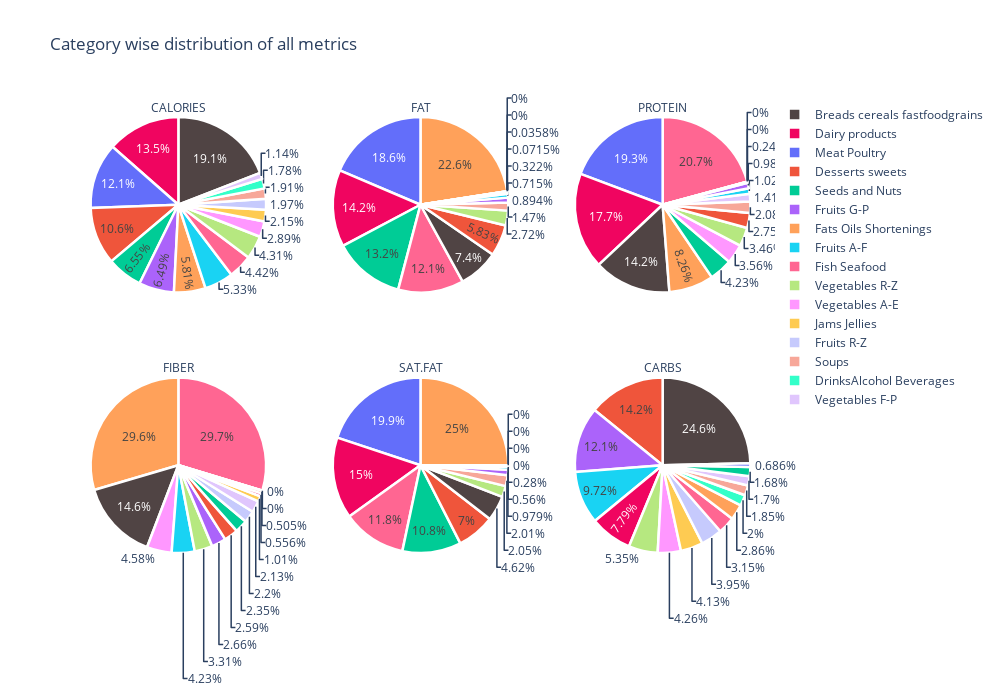

Notebook source saved alongside this figure:
### Markdown cell above
# Distribución de Métricas por Categorías

En esta sección, se analiza la distribución de las principales métricas nutricionales (calorías, grasas, proteínas, fibra, grasas saturadas y carbohidratos) agrupadas por categoría. Los resultados se visualizan con gráficos de pastel para cada métrica.

## Proceso

1. **Agrupación por Categorías**:
   - Los datos se agrupan utilizando la columna `Category` y se calcula la suma de cada métrica (calorías, grasas, proteínas, etc.) por categoría.

2. **Visualización**:
   - Se generan gráficos de pastel para mostrar cómo se distribuyen estas métricas entre las diferentes categorías.
   - Cada métrica (calorías, grasas, etc.) tiene su propio gráfico en una disposición de 2 filas y 3 columnas.

### Code cell
category_dist=nutrients.groupby(['Category']).sum()
from plotly.subplots import make_subplots
import plotly.graph_objects as go

fig = make_subplots(
    rows=2, cols=3,
    specs=[[{"type": "domain"},{"type": "domain"},{"type": "domain"}],[{"type": "domain"},{"type": "domain"},{"type": "domain"}]])

fig.add_trace(go.Pie(values=category_dist['Calories'].values, title='CALORIES', labels=category_dist.index,marker=dict(colors=['#100b','#f00560'], line=dict(color='#FFFFFF', width=2.5))),
              row=1, col=1)

fig.add_trace(go.Pie(values=category_dist['Fat'].values,title='FAT', labels=category_dist.index,marker=dict(colors=['#100b','#f00560'], line=dict(color='#FFFFFF', width=2.5))),
              row=1, col=2)

fig.add_trace(go.Pie(values=category_dist['Protein'].values,title='PROTEIN', labels=category_dist.index,marker=dict(colors=['#100b','#f00560'], line=dict(color='#FFFFFF', width=2.5))),
              row=1, col=3)

fig.add_trace(go.Pie(values=category_dist['Fiber'].values,title='FIBER', labels=category_dist.index,marker=dict(colors=['#100b','#f00560'], line=dict(color='#FFFFFF', width=2.5))),
              row=2, col=1)

fig.add_trace(go.Pie(values=category_dist['Sat.Fat'].values,title='SAT.FAT', labels=category_dist.index,marker=dict(colors=['#100b','#f00560'], line=dict(color='#FFFFFF', width=2.5))),
              row=2, col=2)

fig.add_trace(go.Pie(values=category_dist['Carbs'].values,title='CARBS', labels=category_dist.index,marker=dict(colors=['#100b','#f00560'], line=dict(color='#FFFFFF', width=2.5))),
              row=2, col=3)
fig.update_layout(title_text="Category wise distribution of all metrics",height=700, width=1000)

fig.show()

### Figure 1 — Plotly figure (JSON) as saved in the notebook; plotly's stock layout.template omitted (floating-point values rounded to 4 significant figures)
{"data": [{"domain": {"x": [0, 0.2889], "y": [0.575, 1]}, "labels": ["Breads cereals fastfoodgrains", "Dairy products", "Desserts sweets", "DrinksAlcohol Beverages", "Fats Oils Shortenings", "Fish Seafood", "Fruits A-F", "Fruits G-P", "Fruits R-Z", "Jams Jellies", "Meat Poultry", "Seeds and Nuts", "Soups", "Vegetables A-E", "Vegetables F-P", "Vegetables R-Z"], "marker": {"colors": ["#100b", "#f00560"], "line": {"color": "#FFFFFF", "width": 2.5}}, "title": {"text": "CALORIES"}, "type": "pie", "values": [11921, 8434, 6608, 1112, 3629, 2757, 3328, 4054, 1228, 1345, 7529, 4089, 1191, 1804, 711, 2694]}, {"domain": {"x": [0.3556, 0.6444], "y": [0.575, 1]}, "labels": ["Breads cereals fastfoodgrains", "Dairy products", "Desserts sweets", "DrinksAlcohol Beverages", "Fats Oils Shortenings", "Fish Seafood", "Fruits A-F", "Fruits G-P", "Fruits R-Z", "Jams Jellies", "Meat Poultry", "Seeds and Nuts", "Soups", "Vegetables A-E", "Vegetables F-P", "Vegetables R-Z"], "marker": {"colors": ["#100b", "#f00560"], "line": {"color": "#FFFFFF", "width": 2.5}}, "title": {"text": "FAT"}, "type": "pie", "values": [207, 396, 163, 0, 631, 338, 20, 25, 1, 0, 520, 368, 41, 9, 2, 76]}, {"domain": {"x": [0.7111, 1], "y": [0.575, 1]}, "labels": ["Breads cereals fastfoodgrains", "Dairy products", "Desserts sweets", "DrinksAlcohol Beverages", "Fats Oils Shortenings", "Fish Seafood", "Fruits A-F", "Fruits G-P", "Fruits R-Z", "Jams Jellies", "Meat Poultry", "Seeds and Nuts", "Soups", "Vegetables A-E", "Vegetables F-P", "Vegetables R-Z"], "marker": {"colors": ["#100b", "#f00560"], "line": {"color": "#FFFFFF", "width": 2.5}}, "title": {"text": "PROTEIN"}, "type": "pie", "values": [403, 503, 78, 0, 234, 588, 29, 28, 7, 0, 546, 120, 59, 101, 40, 98]}, {"domain": {"x": [0, 0.2889], "y": [0, 0.425]}, "labels": ["Breads cereals fastfoodgrains", "Dairy products", "Desserts sweets", "DrinksAlcohol Beverages", "Fats Oils Shortenings", "Fish Seafood", "Fruits A-F", "Fruits G-P", "Fruits R-Z", "Jams Jellies", "Meat Poultry", "Seeds and Nuts", "Soups", "Vegetables A-E", "Vegetables F-P", "Vegetables R-Z"], "marker": {"colors": ["#100b", "#f00560"], "line": {"color": "#FFFFFF", "width": 2.5}}, "title": {"text": "FIBER"}, "type": "pie", "values": [115.9, 4.4, 20.5, 0, 234, 235, 33.5, 21.1, 17.4, 8, 0, 18.6, 4, 36.3, 16.9, 26.2]}, {"domain": {"x": [0.3556, 0.6444], "y": [0, 0.425]}, "labels": ["Breads cereals fastfoodgrains", "Dairy products", "Desserts sweets", "DrinksAlcohol Beverages", "Fats Oils Shortenings", "Fish Seafood", "Fruits A-F", "Fruits G-P", "Fruits R-Z", "Jams Jellies", "Meat Poultry", "Seeds and Nuts", "Soups", "Vegetables A-E", "Vegetables F-P", "Vegetables R-Z"], "marker": {"colors": ["#100b", "#f00560"], "line": {"color": "#FFFFFF", "width": 2.5}}, "title": {"text": "SAT.FAT"}, "type": "pie", "values": [99, 322, 150, 0, 536, 252, 12, 21, 0, 0, 427, 232, 43, 6, 0, 44]}, {"domain": {"x": [0.7111, 1], "y": [0, 0.425]}, "labels": ["Breads cereals fastfoodgrains", "Dairy products", "Desserts sweets", "DrinksAlcohol Beverages", "Fats Oils Shortenings", "Fish Seafood", "Fruits A-F", "Fruits G-P", "Fruits R-Z", "Jams Jellies", "Meat Poultry", "Seeds and Nuts", "Soups", "Vegetables A-E", "Vegetables F-P", "Vegetables R-Z"], "marker": {"colors": ["#100b", "#f00560"], "line": {"color": "#FFFFFF", "width": 2.5}}, "title": {"text": "CARBS"}, "type": "pie", "values": [2059, 651, 1184, 167, 239, 263, 812, 1009, 330, 345, 57.3, 140, 155, 356, 142, 447]}], "layout": {"height": 700, "title": {"text": "Category wise distribution of all metrics"}, "width": 1000}}
